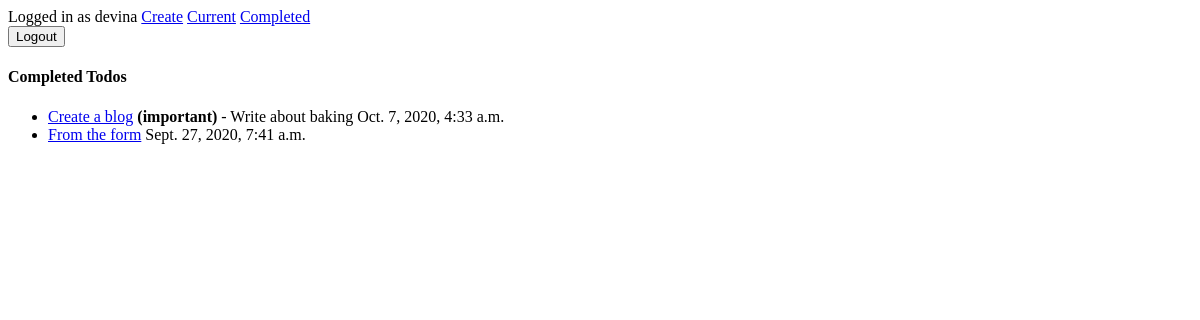
Page /completed/ (signed in) on the earlier database version.
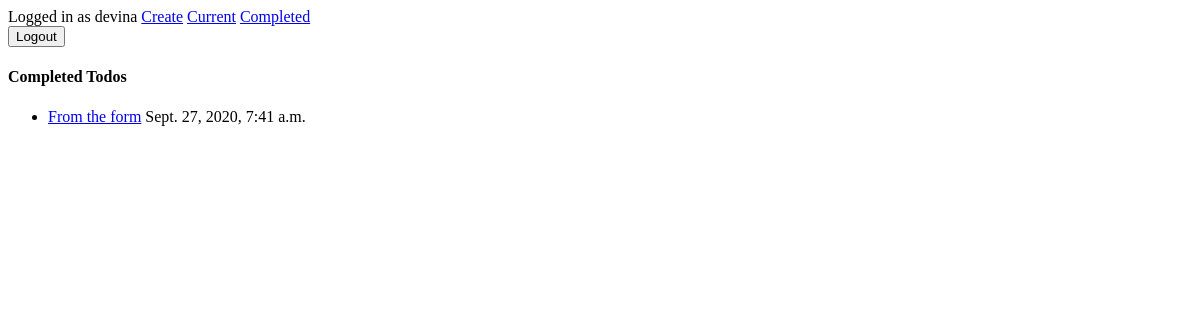
Same page on the later database version.
### todoapp/models.py (models this page shows, shortened)
class Todo(models.Model):
    title = models.CharField(max_length=100)
    memo = models.TextField(blank=True)
    created = models.DateTimeField(auto_now_add=True)
    datecomlpleted = models.DateTimeField(null=True, blank=True)
    important = models.BooleanField(default=False)
    user = models.ForeignKey(User, on_delete=models.CASCADE)

### todoapp/views.py (the view)
# urls.py: path('completed/', views.completedtodos, name='completedtodos'),
@login_required
def completedtodos(request):
    todos = Todo.objects.filter(user=request.user, datecomlpleted__isnull=False).order_by('-datecomlpleted')
    return render(request, 'todoapp/completedtodos.html', {'todos': todos})

### todoapp/templates/todoapp/completedtodos.html
{% extends 'todoapp/base.html' %}
{% block content %}
    <h4>Completed Todos</h4>
    <ul>
        {% for todo in todos %}
        <li>
            <a href="{% url 'viewtodo' todo.id %}">{{ todo.title }}</a>
            {% if todo.important  %} <b>(important)</b> {% endif %}
            {% if todo.memo  %} - {{ todo.memo }} {% endif %}
            {{ todo.datecomlpleted }}
        </li>
        {% endfor %}
    </ul>
{% endblock %}

Differences in the rows shown:
no longer on this page (row edited): Todo: title "Create a blog", important "(important)", memo "Write about baking", datecomlpleted "Oct. 7, 2020, 4:33 a.m."
